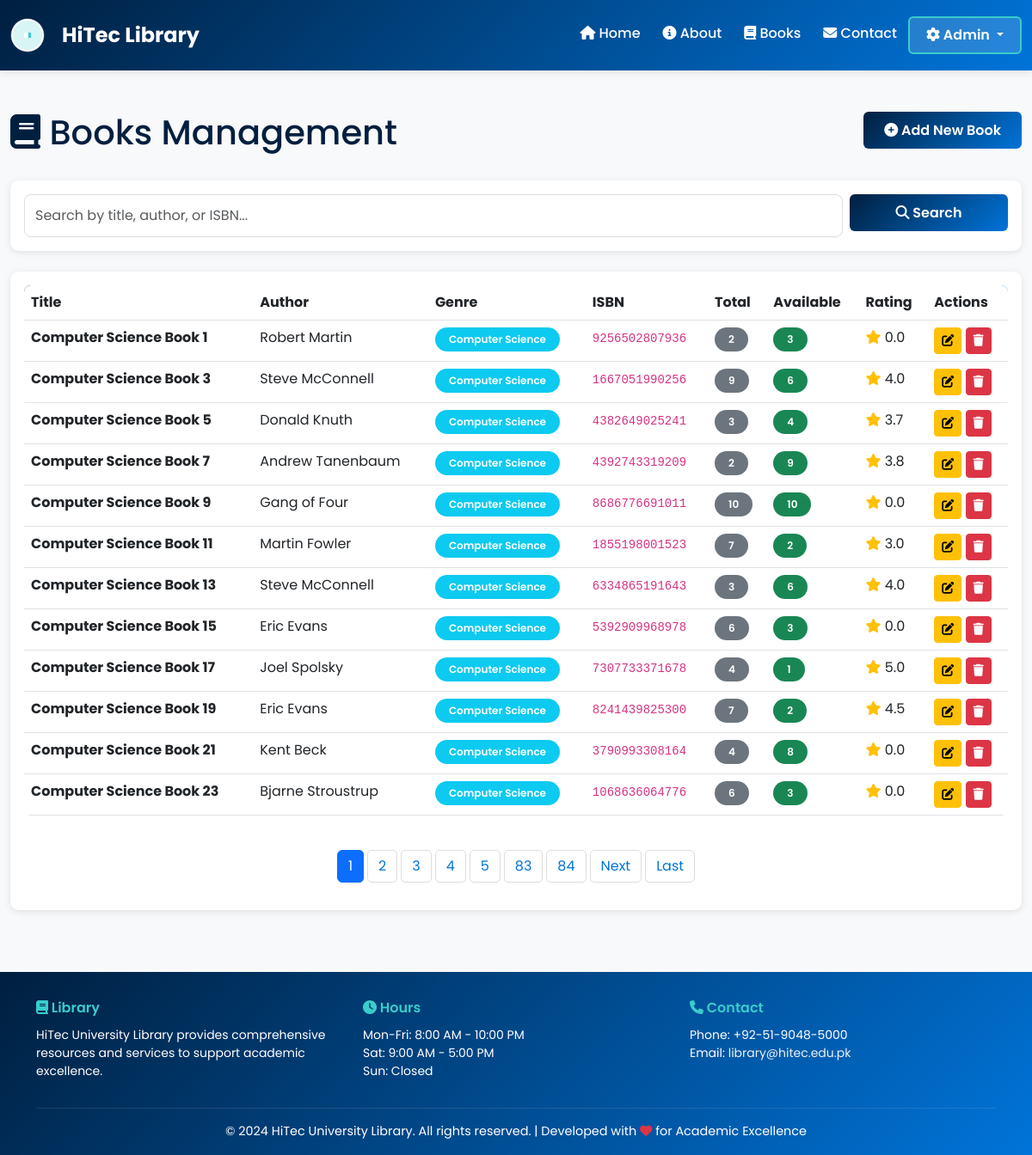
The app's page /admin/books (signed in), older data.
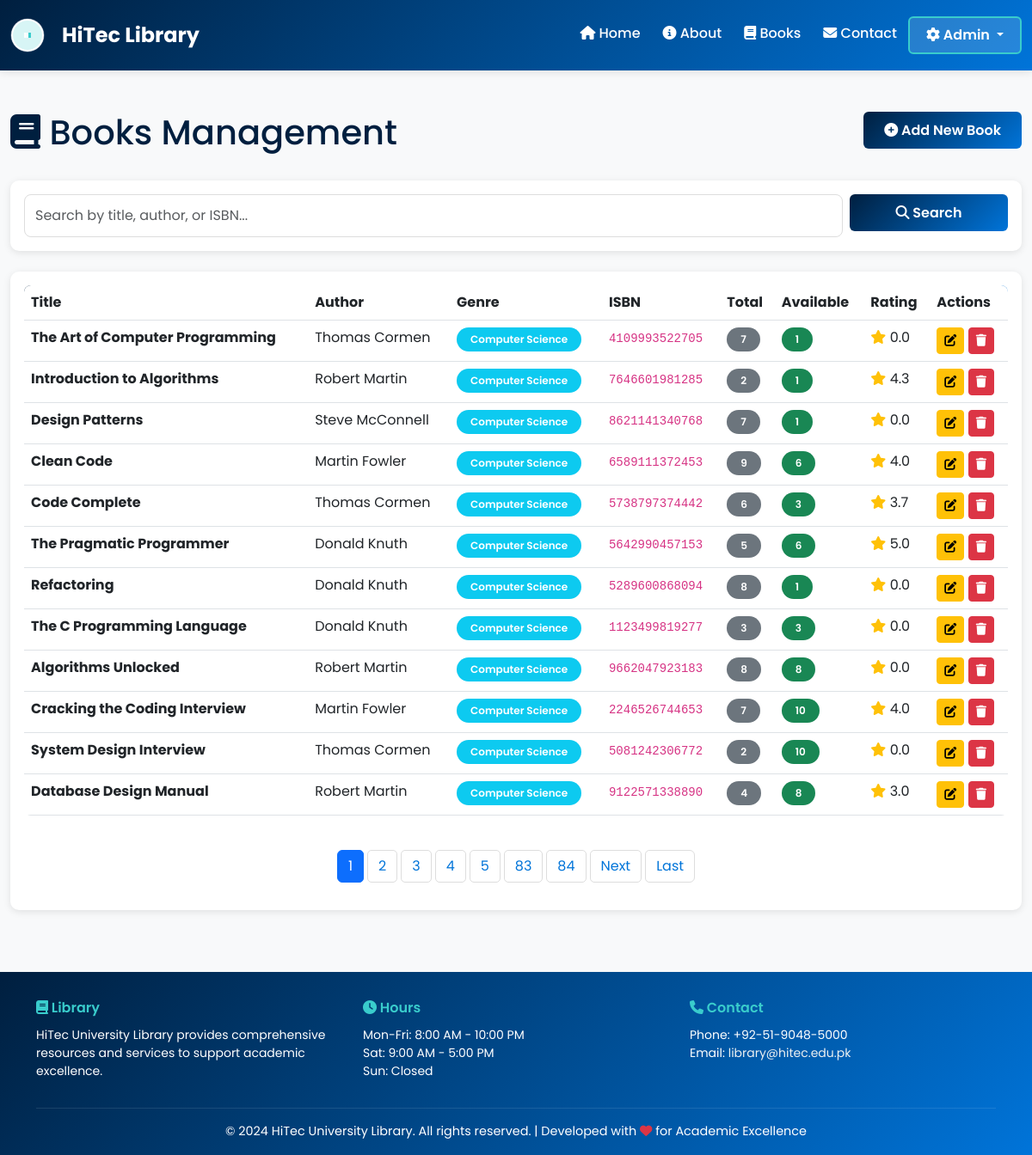
The same page, newer data.
### app.py (models this page shows)
class Book(db.Model):
    id = db.Column(db.Integer, primary_key=True)
    title = db.Column(db.String(200), nullable=False)
    author = db.Column(db.String(150), nullable=False)
    isbn = db.Column(db.String(20), unique=True)
    genre = db.Column(db.String(50))
    year_published = db.Column(db.Integer)
    publisher = db.Column(db.String(150))
    total_copies = db.Column(db.Integer, default=1)
    available_copies = db.Column(db.Integer, default=1)
    cover_image = db.Column(db.String(500))
    description = db.Column(db.Text)
    average_rating = db.Column(db.Float, default=0.0)
    created_at = db.Column(db.DateTime, default=get_utc_now)
    loans = db.relationship('Loan', backref='book', lazy=True)
    reviews = db.relationship('Review', backref='book', lazy=True)

### app.py (the view, shortened to what this page needs)
@app.route('/admin/books')
@login_required
def admin_books():
    page = request.args.get('page', 1, type=int)
    search = request.args.get('search', '')
    query = Book.query
    books = query.paginate(page=page, per_page=ITEMS_PER_PAGE)
    return render_template('admin/books.html', books=books, search=search)

### app.py (called while the page is built)
def login_required(f):
    @wraps(f)
    def decorated_function(*args, **kwargs):
        if 'admin_id' not in session:
            flash('Please login to access this page', 'warning')
            return redirect(url_for('admin_login'))
        return f(*args, **kwargs)
    return decorated_function

### templates/admin/books.html (shortened to what this page needs)
{% extends "base.html" %}
{% block content %}
<div class="container-fluid py-4">
    <div class="row mb-4">
        <div class="col-md-8">
            <h1 class="text-primary">
                <i class="fas fa-book"></i> Books Management
            </h1>
        </div>
        <div class="col-md-4 text-end">
            <a href="/admin/books/add" class="btn btn-primary">
                <i class="fas fa-plus-circle"></i> Add New Book
            </a>
        </div>
    </div>
    <div class="card border-0 shadow-sm mb-4">
        <div class="card-body">
            <form method="GET" class="row g-2">
                <div class="col-md-10">
                    <input type="text" class="form-control" name="search" placeholder="Search by title, author, or ISBN..." value="{{ search }}">
                </div>
                <div class="col-md-2">
                    <button type="submit" class="btn btn-primary w-100">
                        <i class="fas fa-search"></i> Search
                    </button>
                </div>
            </form>
        </div>
    </div>
    <div class="card border-0 shadow-sm">
        <div class="card-body">
            {% if books.items %}
            <div class="table-responsive">
                <table class="table table-hover">
                    <thead>
                        <tr>
                            <th>Title</th>
                            <th>Author</th>
                            <th>Genre</th>
                            <th>ISBN</th>
                            <th>Total</th>
                            <th>Available</th>
                            <th>Rating</th>
                            <th>Actions</th>
                        </tr>
                    </thead>
                    <tbody>
                        {% for book in books.items %}
                        <tr>
                            <td>
                                <strong>{{ book.title[:40] }}</strong>
                            </td>
                            <td>{{ book.author }}</td>
                            <td>
                                {% if book.genre %}
                                <span class="badge bg-info">{{ book.genre }}</span>
                                {% else %}
                                <span class="text-muted">-</span>
                                {% endif %}
                            </td>
                            <td><code>{{ book.isbn or '-' }}</code></td>
                            <td>
                                <span class="badge bg-secondary">{{ book.total_copies }}</span>
                            </td>
                            <td>
                                {% if book.available_copies > 0 %}
                                <span class="badge bg-success">{{ book.available_copies }}</span>
                                {% else %}
                                <span class="badge bg-danger">0</span>
                                {% endif %}
                            </td>
                            <td>
                                <i class="fas fa-star text-warning"></i> {{ "%.1f"|format(book.average_rating) }}
                            </td>
                            <td>
                                <a href="/admin/books/{{ book.id }}/edit" class="btn btn-sm btn-warning">
                                    <i class="fas fa-edit"></i>
                                </a>
                                <form method="POST" action="/admin/books/{{ book.id }}/delete" style="display: inline;">
                                    <button type="submit" class="btn btn-sm btn-danger" onclick="return confirm('Are you sure?')">
                                        <i class="fas fa-trash"></i>
                                    </button>
                                </form>
                            </td>
                        </tr>
                        {% endfor %}
                    </tbody>
                </table>
            </div>
            {% if books.pages > 1 %}
            <nav aria-label="Page navigation" class="mt-4">
                <ul class="pagination justify-content-center">
                    {% for page_num in books.iter_pages() %}
                        {% if page_num %}
                            {% if page_num == books.page %}
                            <li class="page-item active">
                                <span class="page-link">{{ page_num }}</span>
                            </li>
                            {% else %}
                            <li class="page-item">
                                <a class="page-link" href="?page={{ page_num }}&search={{ search }}">{{ page_num }}</a>
                            </li>
                            {% endif %}
                        {% endif %}
                    {% endfor %}
                    {% if books.has_next %}
                    <li class="page-item">
                        <a class="page-link" href="?page={{ books.next_num }}&search={{ search }}">Next</a>
                    </li>
                    <li class="page-item">
                        <a class="page-link" href="?page={{ books.pages }}&search={{ search }}">Last</a>
                    </li>
                    {% endif %}
                </ul>
            </nav>
            {% endif %}
            {% else %}
            <div class="alert alert-info text-center py-4">
                <i class="fas fa-search fa-2x mb-2"></i>
                <p>No books found</p>
            </div>
            {% endif %}
        </div>
    </div>
</div>
{% endblock %}

### templates/base.html (shortened to what this page needs)
<!DOCTYPE html>
<html lang="en">
<head>
    <link href="https://cdn.jsdelivr.net/npm/bootstrap@5.3.0/dist/css/bootstrap.min.css" rel="stylesheet">
    <link rel="stylesheet" href="https://cdnjs.cloudflare.com/ajax/libs/font-awesome/6.4.0/css/all.min.css">
</head>
<body>
    <nav class="navbar navbar-expand-lg navbar-dark sticky-top">
        <div class="container-fluid">
            <a class="navbar-brand" href="/">
                <span>HiTec Library</span>
            </a>
            <div class="collapse navbar-collapse" id="navbarNav">
                <ul class="navbar-nav ms-auto">
                    <li class="nav-item">
                        <a class="nav-link {% if request.endpoint == 'index' %}active{% endif %}" href="/">
                            <i class="fas fa-home"></i> Home
                        </a>
                    </li>
                    <li class="nav-item">
                        <a class="nav-link {% if request.endpoint == 'about' %}active{% endif %}" href="/about">
                            <i class="fas fa-info-circle"></i> About
                        </a>
                    </li>
                    <li class="nav-item">
                        <a class="nav-link {% if request.endpoint == 'public_books' %}active{% endif %}" href="/books">
                            <i class="fas fa-book"></i> Books
                        </a>
                    </li>
                    <li class="nav-item">
                        <a class="nav-link {% if request.endpoint == 'contact' %}active{% endif %}" href="/contact">
                            <i class="fas fa-envelope"></i> Contact
                        </a>
                    </li>
                    <li class="nav-item dropdown">
                        <button class="admin-btn dropdown-toggle" type="button" data-bs-toggle="dropdown" aria-expanded="false">
                            <i class="fas fa-cog"></i> Admin
                        </button>
                    </li>
                </ul>
            </div>
        </div>
    </nav>
    <main>
        {% block content %}{% endblock %}
    </main>
    <footer class="mt-5">
        <div class="container">
            <div class="row">
                <div class="col-md-4 mb-3">
                    <h5><i class="fas fa-book"></i> Library</h5>
                    <p class="small mb-0">HiTec University Library provides comprehensive resources and services to support academic excellence.</p>
                </div>
                <div class="col-md-4 mb-3">
                    <h5><i class="fas fa-clock"></i> Hours</h5>
                    <p class="small mb-0">Mon-Fri: 8:00 AM - 10:00 PM<br>Sat: 9:00 AM - 5:00 PM<br>Sun: Closed</p>
                </div>
                <div class="col-md-4 mb-3">
                    <h5><i class="fas fa-phone"></i> Contact</h5>
                    <p class="small mb-0">Phone: +92-51-9048-5000<br>Email: <a href="mailto:library@hitec.edu.pk">library@hitec.edu.pk</a></p>
                </div>
            </div>
            <div class="footer-bottom">
                <p>&copy; 2024 HiTec University Library. All rights reserved. | Developed with <i class="fas fa-heart text-danger"></i> for Academic Excellence</p>
            </div>
        </div>
    </footer>
</body>
</html>

### templates/base.html (style rules this page uses)
:root { --primary-color: #001f3f; --secondary-color: #0074D9; --accent-color: #39CCCC; --danger-color: #FF4136; --success-color: #2ECC40; --warning-color: #FF851B; --light-bg: #f8f9fa; --dark-text: #2c3e50; }
* { font-family: 'Poppins', sans-serif; }
body { background-color: var(--light-bg); color: var(--dark-text); }
.navbar { background: linear-gradient(135deg, var(--primary-color) 0%, var(--secondary-color) 100%); box-shadow: 0 2px 10px rgba(0, 0, 0, 0.1); padding: 1rem 0; }
.navbar-brand { font-weight: 700; font-size: 1.5rem; display: flex; align-items: center; gap: 10px; }
.nav-link { color: white !important; font-weight: 500; transition: all 0.3s ease; margin: 0 5px; }
.admin-btn { background: rgba(255, 255, 255, 0.15); border: 2px solid var(--accent-color); color: white; font-weight: 600; padding: 0.5rem 1.2rem; border-radius: 6px; transition: all 0.3s ease; }
footer { background: linear-gradient(135deg, var(--primary-color) 0%, var(--secondary-color) 100%); color: white; padding: 2rem 0 0.5rem; margin-top: 3rem; }
footer h5 { font-weight: 600; margin-bottom: 0.75rem; color: var(--accent-color); font-size: 1rem; }
footer a { color: #ecf0f1; text-decoration: none; transition: color 0.3s ease; }
footer p { font-size: 0.9rem; margin-bottom: 0.5rem; }
.footer-bottom { border-top: 1px solid rgba(255, 255, 255, 0.1); padding-top: 1rem; margin-top: 1rem; text-align: center; font-size: 0.85rem; }
.card { border: none; border-radius: 10px; box-shadow: 0 2px 8px rgba(0, 0, 0, 0.1); transition: all 0.3s ease; }
.btn-primary { background: linear-gradient(135deg, var(--primary-color) 0%, var(--secondary-color) 100%); border: none; font-weight: 600; padding: 0.6rem 1.5rem; transition: all 0.3s ease; }
.badge { padding: 0.5rem 1rem; font-weight: 600; border-radius: 20px; }
.form-control, .form-select { border: 1px solid #ddd; border-radius: 8px; padding: 0.75rem; transition: all 0.3s ease; }
.table { background: white; border-radius: 8px; overflow: hidden; }
.table thead { background: linear-gradient(135deg, var(--primary-color) 0%, var(--secondary-color) 100%); color: white; }
.table tbody tr { transition: all 0.3s ease; }
.pagination { gap: 5px; }
.page-link { color: var(--secondary-color); border: 1px solid #ddd; border-radius: 5px; }
.text-primary { color: var(--primary-color) !important; }
.shadow-sm { box-shadow: 0 2px 8px rgba(0, 0, 0, 0.1) !important; }

Row changes from the older to the newer data that the page shows:
removed Book: title "Computer Science Book 1", author "Robert Martin", genre "Computer Science", isbn "9256502807936", total_copies "2", available_copies "3", average_rating "0.0"
removed Book: title "Computer Science Book 3", author "Steve McConnell", genre "Computer Science", isbn "1667051990256", total_copies "9", available_copies "6", average_rating "4.0"
removed Book: title "Computer Science Book 5", author "Donald Knuth", genre "Computer Science", isbn "4382649025241", total_copies "3", available_copies "4", average_rating "3.7"
removed Book: title "Computer Science Book 7", author "Andrew Tanenbaum", genre "Computer Science", isbn "4392743319209", total_copies "2", available_copies "9", average_rating "3.8"
removed Book: title "Computer Science Book 9", author "Gang of Four", genre "Computer Science", isbn "8686776691011", total_copies "10", available_copies "10", average_rating "0.0"
removed Book: title "Computer Science Book 11", author "Martin Fowler", genre "Computer Science", isbn "1855198001523", total_copies "7", available_copies "2", average_rating "3.0"
removed Book: title "Computer Science Book 13", author "Steve McConnell", genre "Computer Science", isbn "6334865191643", total_copies "3", available_copies "6", average_rating "4.0"
removed Book: title "Computer Science Book 15", author "Eric Evans", genre "Computer Science", isbn "5392909968978", total_copies "6", available_copies "3", average_rating "0.0"
removed Book: title "Computer Science Book 17", author "Joel Spolsky", genre "Computer Science", isbn "7307733371678", total_copies "4", available_copies "1", average_rating "5.0"
removed Book: title "Computer Science Book 19", author "Eric Evans", genre "Computer Science", isbn "8241439825300", total_copies "7", available_copies "2", average_rating "4.5"
removed Book: title "Computer Science Book 21", author "Kent Beck", genre "Computer Science", isbn "3790993308164", total_copies "4", available_copies "8", average_rating "0.0"
removed Book: title "Computer Science Book 23", author "Bjarne Stroustrup", genre "Computer Science", isbn "1068636064776", total_copies "6", available_copies "3", average_rating "0.0"
added Book: title "The Art of Computer Programming", author "Thomas Cormen", genre "Computer Science", isbn "4109993522705", total_copies "7", available_copies "1", average_rating "0.0"
added Book: title "Introduction to Algorithms", author "Robert Martin", genre "Computer Science", isbn "7646601981285", total_copies "2", available_copies "1", average_rating "4.3"
added Book: title "Design Patterns", author "Steve McConnell", genre "Computer Science", isbn "8621141340768", total_copies "7", available_copies "1", average_rating "0.0"
added Book: title "Clean Code", author "Martin Fowler", genre "Computer Science", isbn "6589111372453", total_copies "9", available_copies "6", average_rating "4.0"
added Book: title "Code Complete", author "Thomas Cormen", genre "Computer Science", isbn "5738797374442", total_copies "6", available_copies "3", average_rating "3.7"
added Book: title "The Pragmatic Programmer", author "Donald Knuth", genre "Computer Science", isbn "5642990457153", total_copies "5", available_copies "6", average_rating "5.0"
added Book: title "Refactoring", author "Donald Knuth", genre "Computer Science", isbn "5289600868094", total_copies "8", available_copies "1", average_rating "0.0"
added Book: title "The C Programming Language", author "Donald Knuth", genre "Computer Science", isbn "1123499819277", total_copies "3", available_copies "3", average_rating "0.0"
added Book: title "Algorithms Unlocked", author "Robert Martin", genre "Computer Science", isbn "9662047923183", total_copies "8", available_copies "8", average_rating "0.0"
added Book: title "Cracking the Coding Interview", author "Martin Fowler", genre "Computer Science", isbn "2246526744653", total_copies "7", available_copies "10", average_rating "4.0"
added Book: title "System Design Interview", author "Thomas Cormen", genre "Computer Science", isbn "5081242306772", total_copies "2", available_copies "10", average_rating "0.0"
added Book: title "Database Design Manual", author "Robert Martin", genre "Computer Science", isbn "9122571338890", total_copies "4", available_copies "8", average_rating "3.0"
